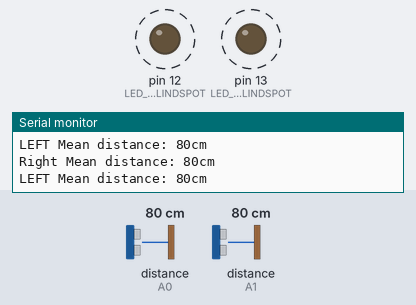
The sketch below on a simulated Arduino Uno, built with avr-gcc and run on an emulated ATmega328P. On the bench: output pins drawn as LEDs (lit = HIGH), the last lines printed to the serial monitor. Dashed ring = blinking. Inputs (shaded band) come from the test bench; at power-on: distance to the obstacle (sensors on A0, A1) 80 cm.

Above: at 1.2 s.
1.3 s: distance to the obstacle (sensor on A0) set to 65 cm
4.3 s: distance to the obstacle (sensor on A0) set to 55 cm
At 4.49 s:
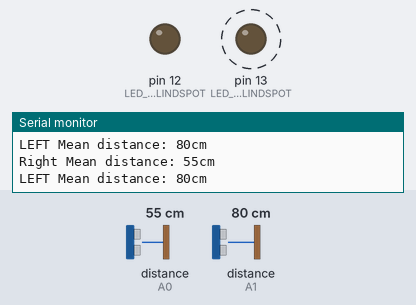
7.3 s: distance to the obstacle (sensor on A1) set to 65 cm
10.3 s: distance to the obstacle (sensor on A1) set to 56 cm
At 10.3 s:
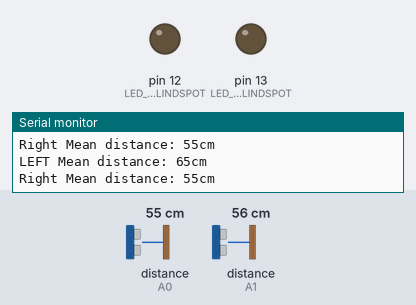
13.3 s: distance to the obstacle (sensor on A0) set to 120 cm
At 13.51 s:
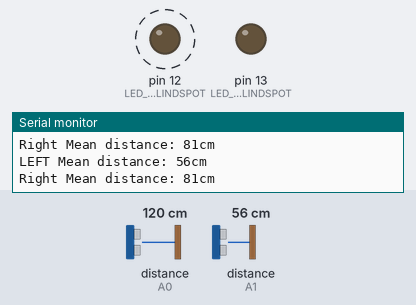
16.3 s: distance to the obstacle (sensor on A0) set to 18 cm
At 16.3 s:
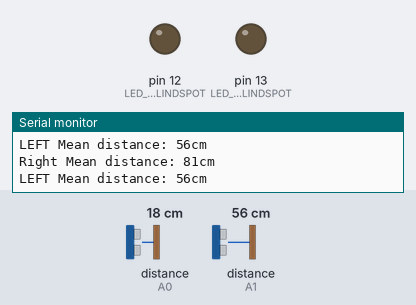
Timing chart, 0 to 19.3 s (numbered marks = the images above; inputs shaded):
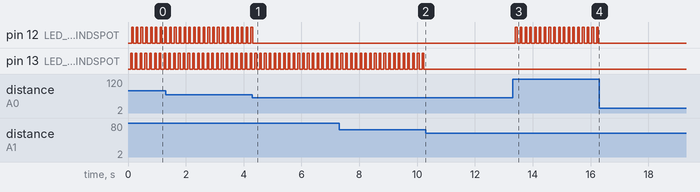

The sketch:

IR_Function.ino
```cpp
#include <SharpIR.h>
#include <time.h>

/*ProtoThreading file
 * Primary file for teh arduino program to control all periphals
 * Written by group
 *
 */ //Pt library used for protothreading

#include <pt.h>


/* Model : Model numbers for different Sharp sensors needed to config the IR sensor
  GP2Y0A02YK0F --> 20150
  GP2Y0A21YK0F --> 1080
  GP2Y0A710K0F --> 100500
  GP2YA41SK0F --> 430
*/

// Definitions for all variables
#define model 100500
#define IR_Left_Pin A1
#define IR_Right_Pin A0
#define IR_Normalization 5
#define IR_Lower_Bound 60
#define IR_Upper_Bound 200
#define LED_LEFT_BLINDSPOT 13 //Left BlindSpot LED
#define LED_RIGHT_BLINDSPOT 12 //Right BlindSpot LED

//--------------------------


//Sharp IR Sensor Init
SharpIR myLeftSensor = SharpIR(IR_Left_Pin, model);
SharpIR myRightSensor = SharpIR(IR_Right_Pin, model);

// ProtoThreading Structures
static struct pt pt_Left_Blind, pt_Right_Blind;

int distance_left_cm;
int distance_right_cm;

static int BlindSpot(struct pt *ptB, int IR_distance, int LED_PIN){
  static unsigned long lastTimeBlinkB=0;
  PT_BEGIN(ptB);

  while(1){
      lastTimeBlinkB=millis();
      PT_WAIT_UNTIL(ptB,millis()-lastTimeBlinkB>IR_distance/IR_Normalization);
      lastTimeBlinkB=millis();
      PT_WAIT_UNTIL(ptB,millis()-lastTimeBlinkB>IR_distance/IR_Normalization);
      digitalWrite(LED_PIN,HIGH);
      lastTimeBlinkB=millis();
      PT_WAIT_UNTIL(ptB,millis()-lastTimeBlinkB>IR_distance/IR_Normalization);
      digitalWrite(LED_PIN,LOW);

  }

  PT_END(ptB);
}


void setup() {
  // put your setup code here, to run once:
    Serial.begin(9600);
    //Standard baud rate
    //Init the defined pins
     pinMode(LED_LEFT_BLINDSPOT,OUTPUT);
     pinMode(LED_RIGHT_BLINDSPOT,OUTPUT);

     //init the protothreading stuctures
     PT_INIT(&pt_Left_Blind);
     PT_INIT(&pt_Right_Blind);


}


void loop() {
  // put your main code here, to run repeatedly:
  IR_Left_Sensor();
  IR_Right_Sensor();

}


void IR_Left_Sensor(){
  // Get a distance measurement and store it as distance_cm:
  distance_left_cm = myLeftSensor.distance();

  // Print the measured distance to the serial monitor:
  Serial.print("LEFT Mean distance: ");
  Serial.print(distance_left_cm);
  Serial.println("cm");
    if(distance_left_cm < IR_Upper_Bound && distance_left_cm > IR_Lower_Bound)
  {
    BlindSpot(&pt_Left_Blind,distance_left_cm,LED_LEFT_BLINDSPOT);

  }else
  {
    digitalWrite(LED_LEFT_BLINDSPOT,LOW);
    //Serial.println("Nothing in me blindspot");
  }
}

void IR_Right_Sensor(){
  // Get a distance measurement and store it as distance_cm:
  distance_right_cm = myRightSensor.distance();

  // Print the measured distance to the serial monitor:
  Serial.print("Right Mean distance: ");
  Serial.print(distance_right_cm);
  Serial.println("cm");
    if(distance_right_cm < IR_Upper_Bound && distance_right_cm > IR_Lower_Bound)
  {
    BlindSpot(&pt_Right_Blind,distance_right_cm,LED_RIGHT_BLINDSPOT);

  }else
  {
    digitalWrite(LED_RIGHT_BLINDSPOT,LOW);
    //Serial.println("Nothing in me blindspot");
  }
}
```

Measured:
- the behaviour switches between 61 and 60 cm on distance to the obstacle (sensor on A0) (found by bisection; images 0 and 1)
- the behaviour switches between 61 and 60 cm on distance to the obstacle (sensor on A1) (found by bisection; images 1 and 2)
- after the input at 4.3 s, pin 12 (LED_RIGHT_BLINDSPOT): goes on until 4.3 s, then stays LOW
- after the input at 10.3 s, pin 13 (LED_LEFT_BLINDSPOT): stops changing and stays LOW
- after the input at 13.3 s, pin 12 (LED_RIGHT_BLINDSPOT): alternates HIGH for 0.06 s and LOW for 0.11 s, starting after 0.10 s
- after the input at 16.3 s, pin 12 (LED_RIGHT_BLINDSPOT): stops changing and stays LOW
- by itself, pin 12 (LED_RIGHT_BLINDSPOT), pin 13 (LED_LEFT_BLINDSPOT): alternates HIGH for 0.06 s and LOW for 0.11 s
